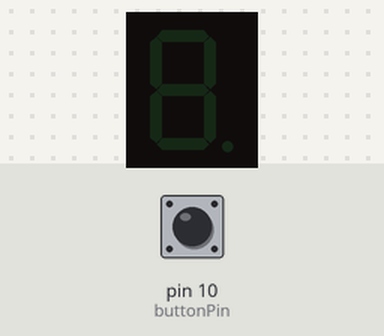
This sketch was run on a simulated Arduino Uno, built with avr-gcc and run on an emulated ATmega328P. On the bench: 1-digit seven-segment display. The test bench sets the inputs (shaded band); at power-on: pin 10 (buttonPin) HIGH. Random numbers use the default seed unless the sketch sets one.

Above: at 1.2 s.
1.3 s: pin 10 (buttonPin) pulled LOW for 0.15 s
At 2.5 s:
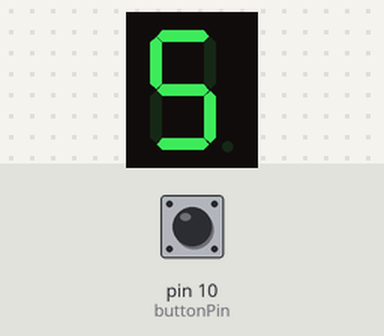
2.9 s: pin 10 (buttonPin) pulled LOW for 1 s
At 3.8 s:
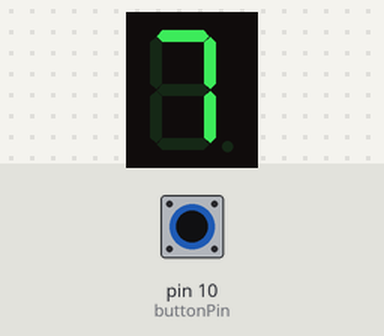
Timing chart, 0 to 5.9 s (numbered marks = the images above; inputs shaded):
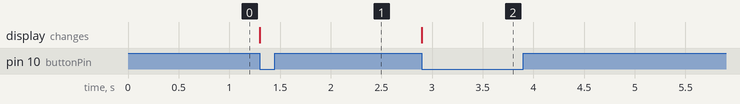

Measured:
- after the input at 1.3 s, the display: changes at once (image 1)
- after the input at 2.9 s, the display: changes at once (image 2)

The sketch:

Button_SevenSegment_RNG.ino
```cpp
#include <SevSeg.h>

SevSeg sevseg;
const int buttonPin = 10;
int lastButtonState;


void setup() {
  Serial.begin(9600);
  pinMode(buttonPin, INPUT_PULLUP);
  lastButtonState = digitalRead(buttonPin);
  byte numDigits = 1;
  byte digitalPins[] = {};
  byte segmentPins[] = {6, 5, 2, 3, 4, 7, 8, 9};
  bool resistorsOnSegments = true;

  byte hardwareConfig = COMMON_CATHODE;
  sevseg.begin(hardwareConfig, numDigits, digitalPins, segmentPins, resistorsOnSegments);
  sevseg.setBrightness(90);
  randomSeed(analogRead(0));

}

void loop() {

  int currentButtonState = digitalRead(buttonPin);
  if(currentButtonState != lastButtonState){
    if(currentButtonState == LOW){
      sevseg.setNumber(random(0, 9));
      sevseg.refreshDisplay();
    }
    lastButtonState = currentButtonState;
  }
}
```
